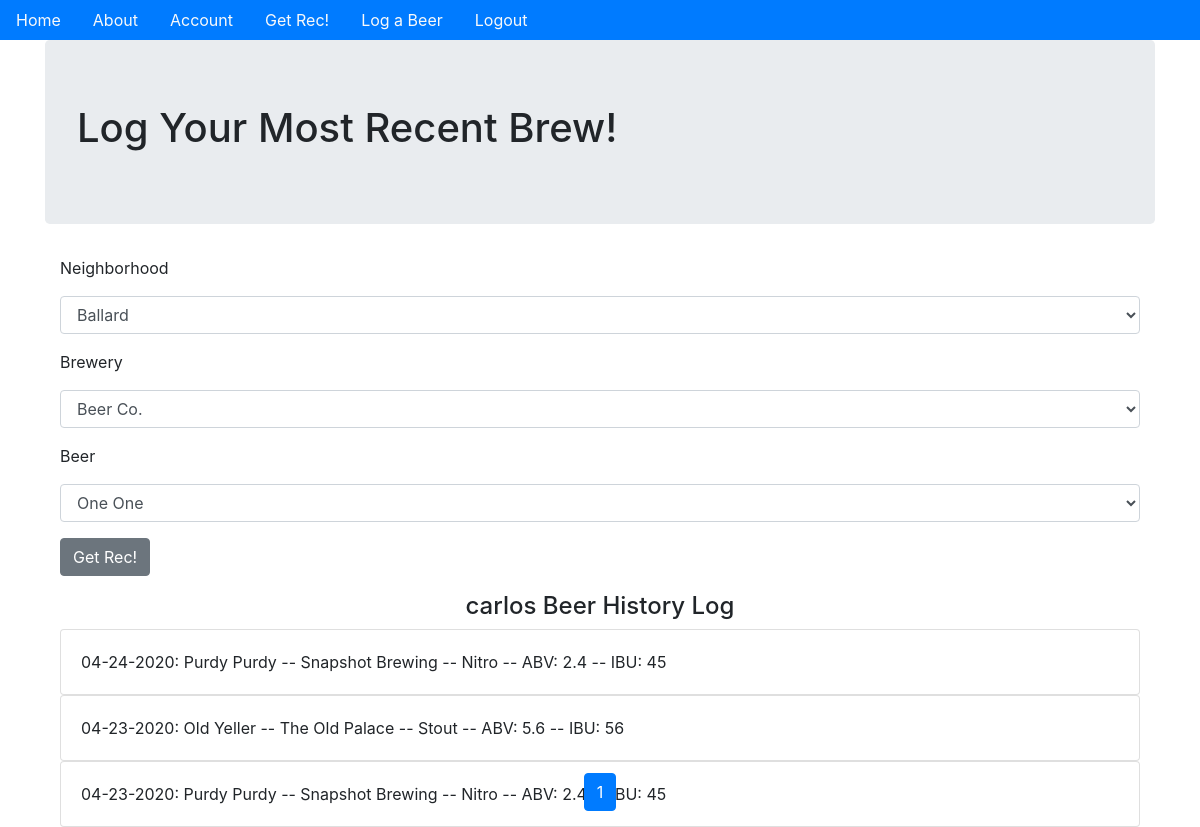
The page /log_item (signed in) on the database its author committed.
### beer_app/models.py (models this page shows, shortened)
class User(db.Model, UserMixin):
    __tablename__ = 'users'
    id = db.Column(db.Integer, primary_key=True)
    profile_image = db.Column(
        db.String(64), nullable=False, default='default_profile.png')
    email = db.Column(db.String(64), unique=True, index=True)
    username = db.Column(db.String(64), unique=True, index=True)
    password_hash = db.Column(db.String(128))
    transactions = db.relationship('Log', backref='user', lazy='dynamic')
    recommendations = db.relationship(
        'Rec', backref='user', lazy='dynamic')

class Log(db.Model):
    __tablename__ = 'transactions'
    users = db.relationship(User)
    items = db.relationship(Item)
    id = db.Column(db.Integer, primary_key=True)
    user_id = db.Column(db.Integer, db.ForeignKey('users.id'), nullable=False)
    item_id = db.Column(db.Integer, db.ForeignKey('items.id'), nullable=False)
    date = db.Column(db.DateTime, nullable=False, default=datetime.utcnow)
    def __repr__(self):
        return f"{self.date.strftime('%m-%d-%Y')}: {Item.query.filter_by(id=self.item_id).first()}"

class Item(db.Model):
    __tablename__ = 'items'
    locations = db.relationship(Location)
    id = db.Column(db.Integer, primary_key=True)
    name = db.Column(db.String(64), nullable=False, index=True)
    style = db.Column(db.String(64), nullable=False, index=True)
    abv = db.Column(db.String(4), nullable=False, index=True)
    ibu = db.Column(db.String(3), index=True)
    location_id = db.Column(db.Integer, db.ForeignKey(
        'locations.id'), nullable=False)
    def __repr__(self):
        return f"{self.name} -- {self.locations.name} -- {self.style} -- ABV: {self.abv} -- IBU: {self.ibu}"

class Location(db.Model):
    __tablename__ = 'locations'
    zones = db.relationship(Zone)
    id = db.Column(db.Integer, primary_key=True)
    name = db.Column(db.String(64), index=True)
    address = db.Column(db.String(64))
    phone = db.Column(db.String(10))
    website = db.Column(db.String(64))
    zone_id = db.Column(db.Integer, db.ForeignKey('zones.id'), nullable=False)
    items = db.relationship('Item', backref='location')

### beer_app/actions/views.py (the view)
@actions.route('/log_item', methods=['GET', 'POST'])
@login_required
def log_item():
    form = LogActionForm()
    form.zone.choices = [(zone.id, zone.name)
                         for zone
                         in Zone.query.order_by('name')]
    form.loc.choices = [(loc.id, loc.name)
                        for loc
                        in Location.query.order_by('name')]
    form.item.choices = [(item.id, item.name)
                         for item
                         in Item.query.order_by('location_id')]
    if form.validate_on_submit():
        transaction = Log(user_id=current_user.id,
                          item_id=form.item.data)
        db.session.add(transaction)
        db.session.commit()
        return redirect(url_for('actions.log_item'))
    page = request.args.get('page', 1, type=int)
    user_post_log = Log.query.filter_by(user_id=current_user.id).order_by(
        Log.date.desc()).paginate(page=page, per_page=3)
    return render_template('log_item.html', form=form, user_post_log=user_post_log)

### beer_app/actions/forms.py
class LogActionForm(RecActionForm):
    item = SelectField('Beer', coerce=int, validators=[DataRequired()])

### beer_app/models.py (called while the page is built)
@login_manager.user_loader
def load_user(user_id):
    return User.query.get(user_id)

### beer_app/templates/log_item.html (shortened to what this page needs)
{% extends "base.html" %}
{% block content %}
<div class='jumbotron'>
    <h1>Log Your Most Recent Brew!</h1>
</div>
<div class='container'>
    <form method="POST" action="" enctype="multipart/form-data">
        <div class='form-group'>
            {{form.zone.label(class='form-group')}}
            {{form.zone(class='form-control')}}
        </div>
        <div class='form-group'>
            {{form.loc.label(class='form-group')}}
            {{form.loc(class='form-control')}}
        </div>
        <div class='form-group'>
            {{form.item.label(class='form-group')}}
            {{form.item(class='form-control')}}
        </div>
        <div class='form-group'>
            {{form.submit(class='btn btn-secondary')}}
        </div>
    </form>
</div>
{% if user_post_log.items %}
<div class='container'>
    <h4 style='text-align:center'> {{current_user.username}} Beer History Log</h4>
    {% for post in user_post_log.items %}
    <div class='card'>
        <div class='card-body'>
            {{post}}
        </div>
    </div>
    {% endfor %}
</div>
<div class="fixed-bottom">
    <nav aria-label='User Post Log'>
        <ul class='pagination sticky-bottom justify-content-center'>
            {% for page_num in user_post_log.iter_pages(left_edge=1,
                                                                                        right_edge=1,
                                                                                        left_current=5,
                                                                                        right_current=5) %}
            {% if user_post_log.page == page_num %}
            <li class='page-item active' aria-current="page">
                <span class="page-link" href="{{url_for('actions.log_item',page=page_num)}}">{{page_num}}
                </span>
            </li>
            {% else %}
            <li class='page-item'>
                <a class='page-link' href="{{url_for('actions.log_item',page=page_num)}}">{{page_num}}</a>
            </li>
            {% endif %}
            {% endfor %}
        </ul>
    </nav>
</div>
{% endif %}
{% endblock %}

### rows shown on the page
User: username "carlos"
Log: date+item "04-24-2020: Purdy Purdy -- Snapshot Brewing -- Nitro -- ABV: 2.4 -- IBU: 45"
Log: date+item "04-23-2020: Old Yeller -- The Old Palace -- Stout -- ABV: 5.6 -- IBU: 56"
Log: date+item "04-23-2020: Purdy Purdy -- Snapshot Brewing -- Nitro -- ABV: 2.4 -- IBU: 45"

### other values the page prints
{{ page_num }} "1"
